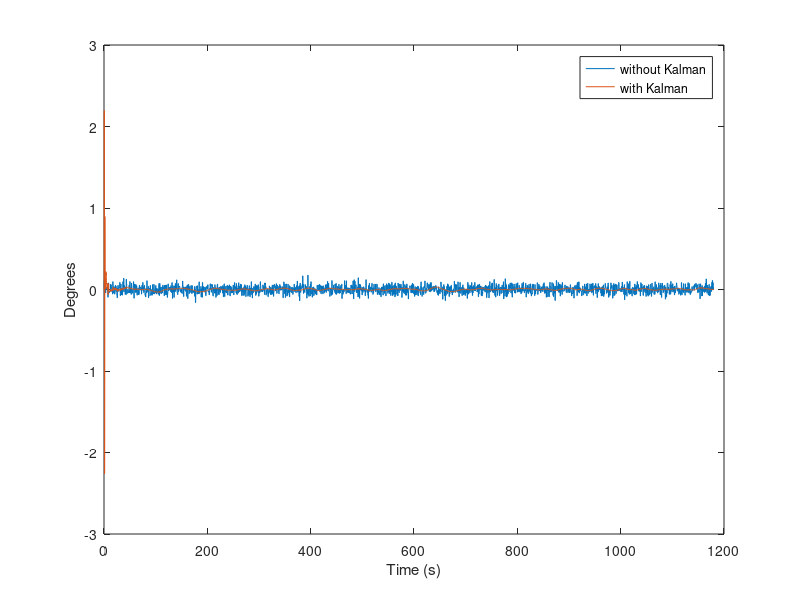
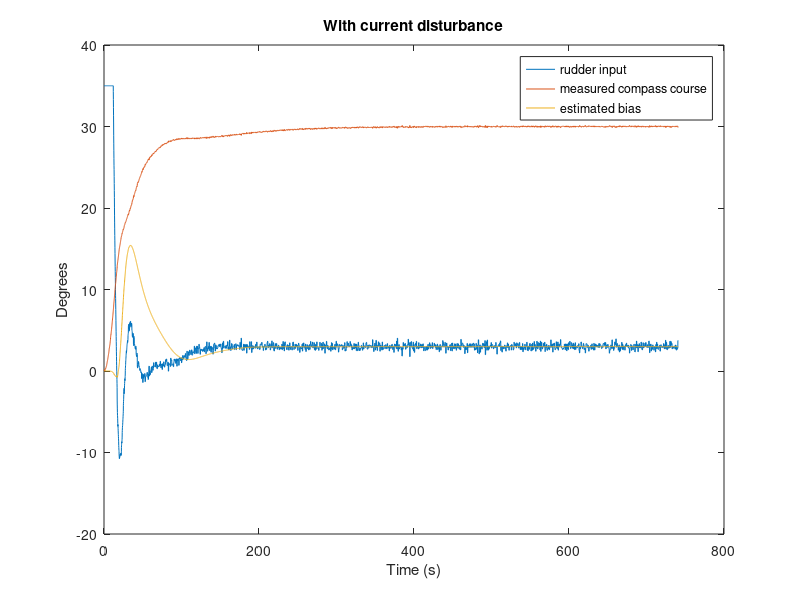
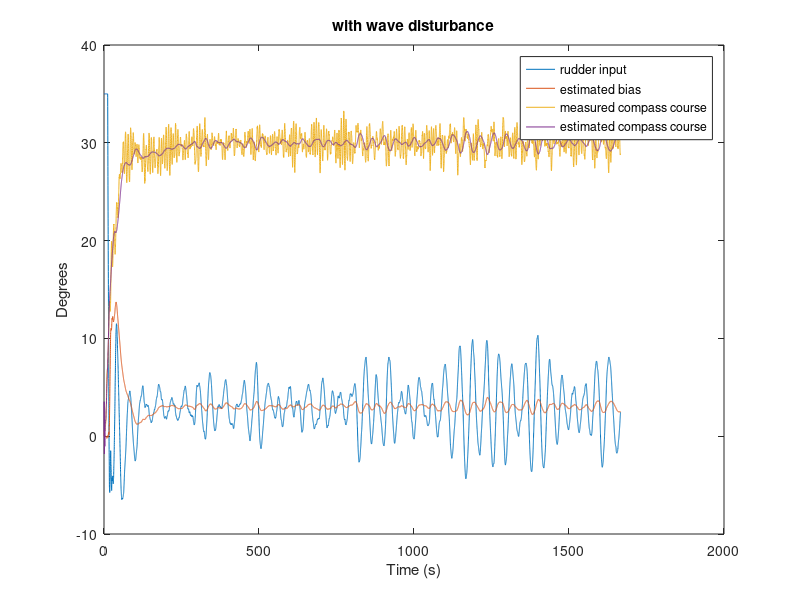

Recreate these plots in MATLAB, in order.
clc;
close all;

figure('Name','5 c)');
load('data.mat');
plot(data(1,:),data(2,:),data(1,:),data(6,:));
legend('without Kalman','with Kalman'); 
xlabel('Time (s)'); ylabel('Degrees');

figure('Name','5 d)');
load('dataPD.mat');
plot(dataPD(1,:),dataPD(5,:),dataPD(1,:),dataPD(2,:),dataPD(1,:),dataPD(7,:));
legend('rudder input','measured compass course','estimated bias');
title('With current disturbance');
xlabel('Time (s)'); ylabel('Degrees');

figure('Name','5 e)');
load('dataPDe.mat')
plot(dataPDe(1,:),dataPDe(5,:),dataPDe(1,:),dataPDe(7,:));
hold on;
plot(dataPDe(1,:),dataPDe(2,:),dataPDe(1,:),dataPDe(6,:));
legend('rudder input','estimated bias',...
    'measured compass course','estimated compass course');
title('with wave disturbance');
xlabel('Time (s)'); ylabel('Degrees');
